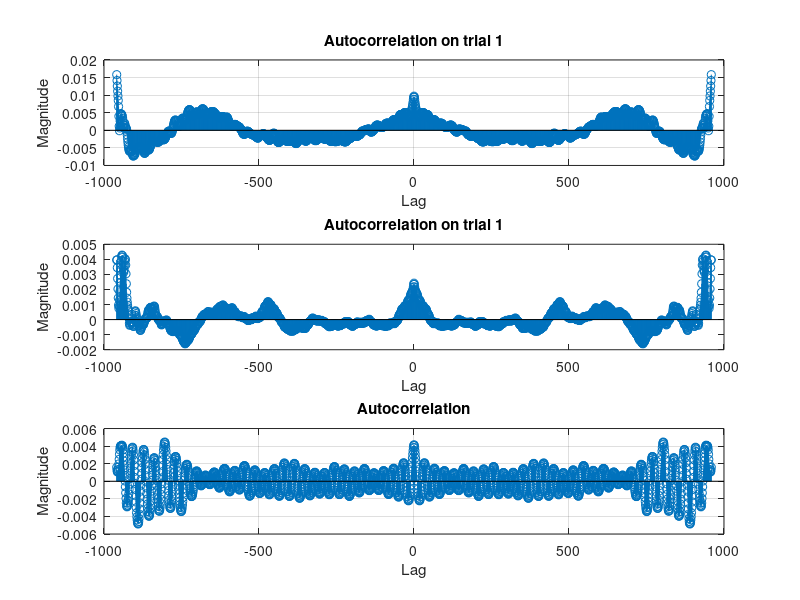

This figure's MATLAB source:
close all;
clear all;
load RRI_DH.mat
data1=detrend(RRI_trial_1);
data2=detrend(RRI_trial_2);
data3=detrend(RRI_trial_3);
[r1,lag1]=xcorr(data1,'unbiased');
[r2,lag2]=xcorr(data2,'unbiased');
[r3,lag3]=xcorr(data3,'unbiased');

figure;
subplot(3,1,1);
stem(lag1,r1);
grid on;
title('Autocorrelation on trial 1');
xlabel('Lag');
ylabel('Magnitude');


subplot(3,1,2);
stem(lag2,r2);
title('Autocorrelation on trial 1');
xlabel('Lag');
ylabel('Magnitude');


subplot(3,1,3);
stem(lag3,r3);
title('Autocorrelation');
xlabel('Lag');
ylabel('Magnitude');
grid on;